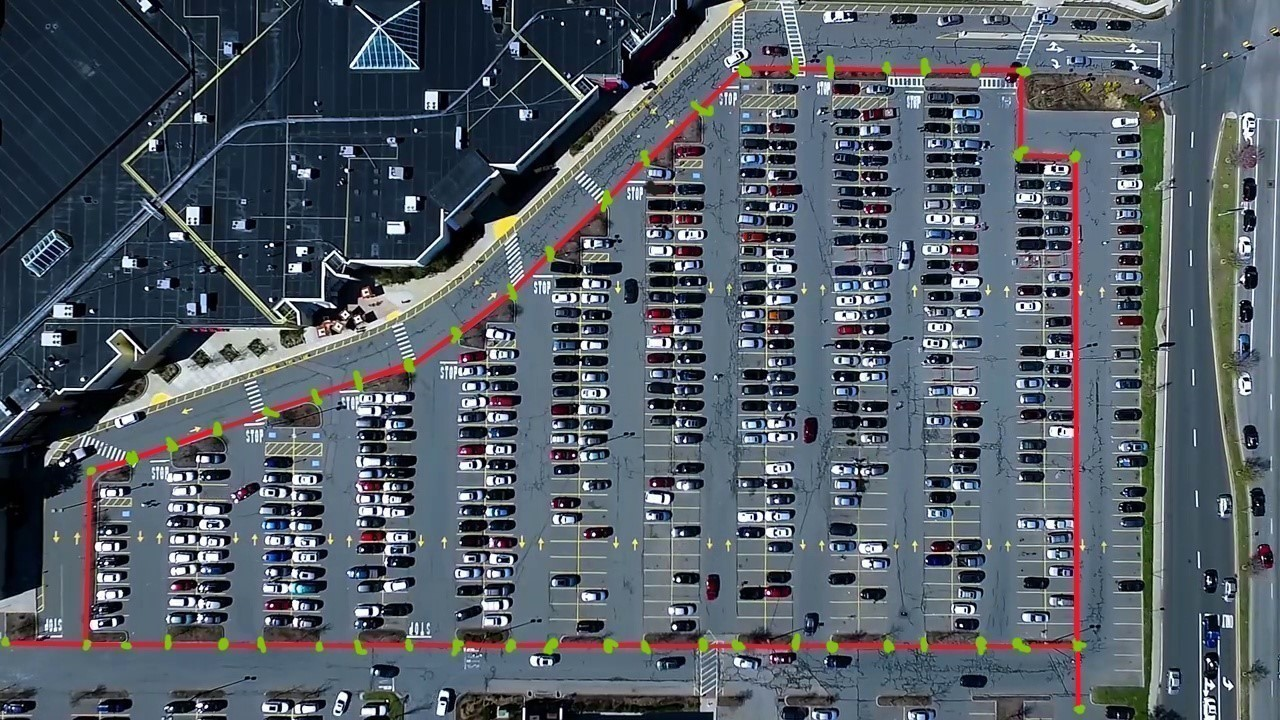
#> input picture django_app/ml_models/ParkingNavigation/saveImg/raw.jpg, 1280 x 720 px
$ python main.py   (older library calls are emulated)
#> lines starting #> are read from the running program, lines starting #| are printed output that depends on the picture; after the words box and inside, x2 and y2 are one past the last pixel; in counts of white or black regions, pixels touching at a corner belong together
### django_app/ml_models/ParkingNavigation/utils.py
import cv2, json, operator
import numpy as np
import matplotlib.pyplot as plt

def imshow(image, cmap=None, title=None):
    fig, ax = plt.subplots(1, 1)
    img = image.copy()

    if cmap == 'gray':
        ax.imshow(img, cmap=cmap)
    else:
        img = cv2.cvtColor(img,cv2.COLOR_BGR2RGB)
        ax.imshow(img)
    ax.axis('off')

    if title:
        ax.set_title(title)
    plt.show()

def support_chinese():
    plt.rcParams['font.sans-serif'] = ['SimHei']  # 指定默认字体
    plt.rcParams['axes.unicode_minus'] = False  # 解决保存图像是负号'-'显示为方块的问题

# 1）二值过滤，将图像mask 2）转灰度图
# [176 lines left out: functions binary_filter, edge_detection, hoff_lines, choose_pake, draw_line, line_grouping and 1 more, not called in this run]

### django_app/ml_models/ParkingNavigation/main.py
import cv2, json, operator
import numpy as np
import matplotlib.pyplot as plt
from utils import *
from models.Nodes import *
support_chinese()


"""
1. 得到所有道路转折点的坐标
2. 得到所有停车位标志点的坐标
3. 得到点与点之间的边
"""

def GetRoadPts():
    # 读取图像
    image = cv2.imread('./saveImg/raw.jpg')
#> image is the input picture: shape (720, 1280, 3); mean B, G, R 101.8, 92.1, 83.6

    # 将图像转换为HSV颜色空间
    hsv = cv2.cvtColor(image, cv2.COLOR_BGR2HSV)
#> hsv: shape (720, 1280, 3); mean H, S, V 102.1, 88.7, 106.7

    # 定义绿色的HSV范围
    lower_green = np.array([35, 100, 100])
    upper_green = np.array([85, 255, 255])

    # 根据阈值创建掩膜
    mask = cv2.inRange(hsv, lower_green, upper_green)
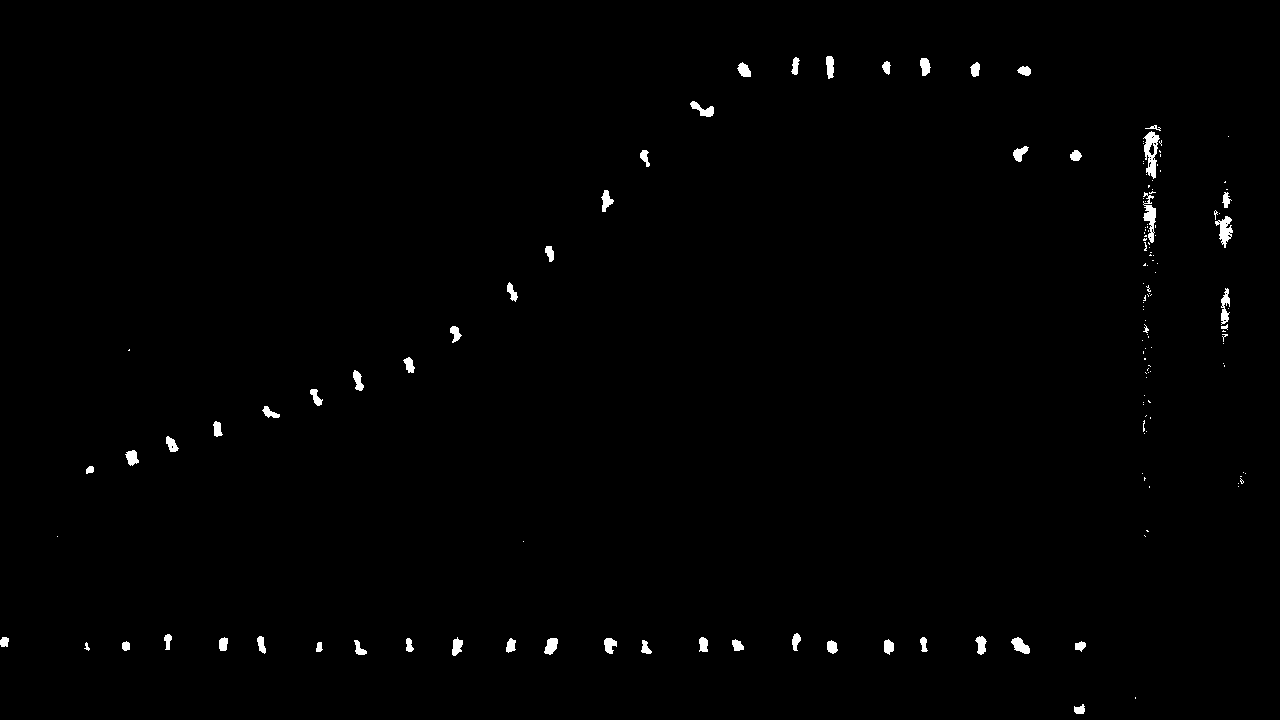
#> mask: shape (720, 1280); 0.74% white; 150 white regions (95 under 20 px), largest, box (x1, y1, x2, y2) and area: (1143, 131, 1160, 179) 414, (1143, 192, 1156, 243) 313, (1215, 216, 1233, 248) 283
    height, width = mask.shape
#> height = 720; width = 1280

    # 寻找连通块
    connectivity = 4  # 或8，具体根据你的需求来确定
    output = cv2.connectedComponentsWithStats(mask, connectivity, cv2.CV_32S)

    imshow(mask, title="匹配绿色点")

    # 获取连通块属性
    num_labels = output[0]
#> num_labels = 151
    labels = output[1]
#> labels: shape (720, 1280) int32; 151 distinct labels, from 0 to 150
    stats = output[2]
#> stats = 151 rows, first 6: [0, 0, 1280, 720, 914746], [791, 57, 9, 18, 99], [826, 56, 8, 23, 151], [920, 58, 11, 18, 144], [882, 61, 9, 14, 82], [737, 62, 14, 15, 139]
    centroids = output[3]
#> centroids = 151 pairs, first value 3.97 to 1245, second value 65.64 to 709.3

    # print(stats[:, -1])

    threshold = 5

    for label in range(1, output[0]):
        if stats[label, cv2.CC_STAT_AREA] < threshold:
            # 如果连通块的像素点数小于阈值，则将对应像素赋值为 0
            labels[labels == label] = 0
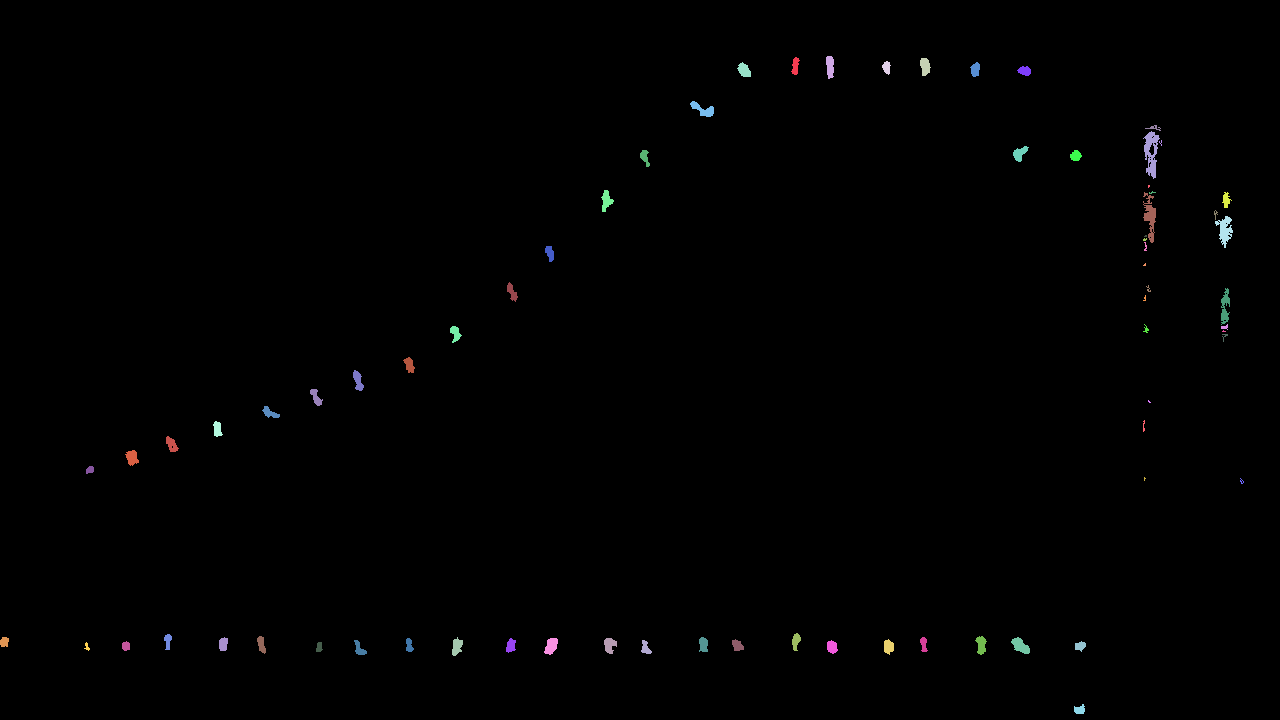
#> labels: shape (720, 1280) int32; 72 distinct labels, from 0 to 150; one colour per label, 0 black
    new_mask = np.where(labels > 0, 255, labels).astype(np.uint8)

    imshow(new_mask, title="去除噪声连通块")

    List = []
    th_right = 1100

    # 去除图片中右边的绿植
    for y in range(height):
        for x in range(width):
            if x > th_right:
                new_mask[y, x] = 0  # 将对应位置的像素标签设为 0，即赋值为黑色
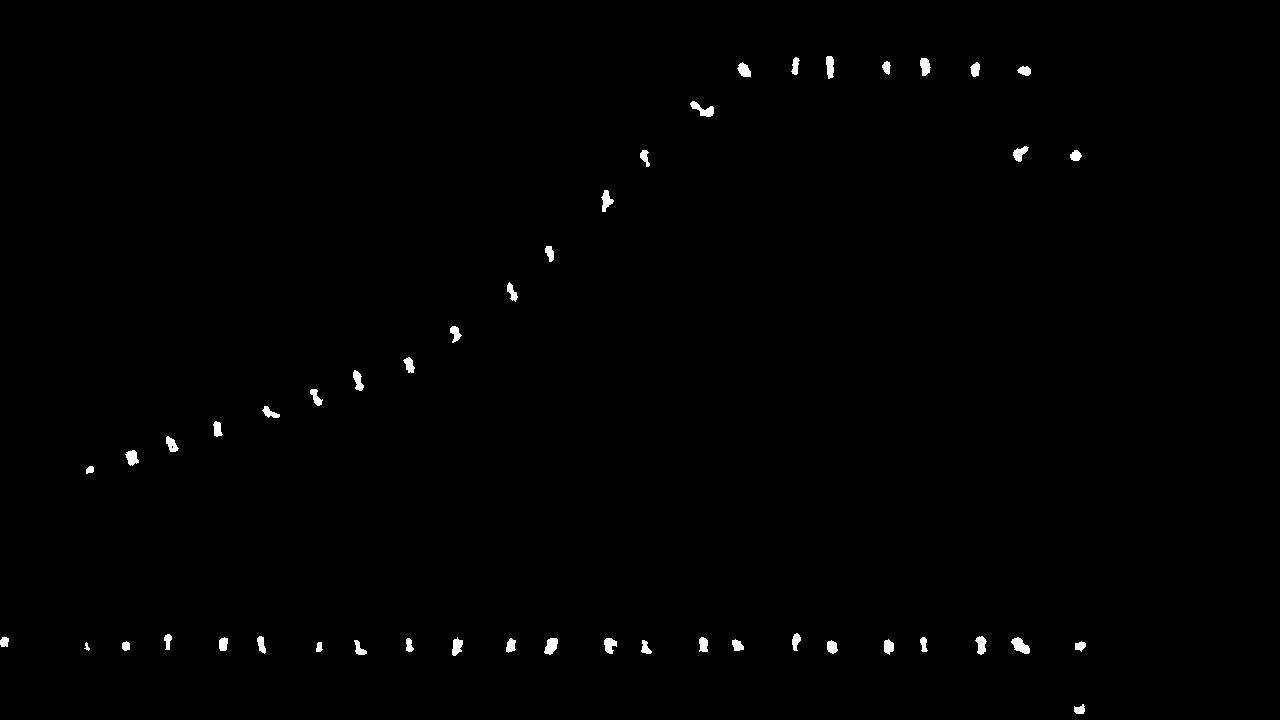
#> new_mask: shape (720, 1280); 0.56% white; 47 white regions, largest, box (x1, y1, x2, y2) and area: (1011, 637, 1030, 654) 190, (690, 101, 714, 117) 181, (544, 638, 558, 655) 166

    imshow(new_mask, title="去除绿植")

    # 重新获得上图的连通块
    new_output = cv2.connectedComponentsWithStats(new_mask, connectivity, cv2.CV_32S)
    print(len(new_output[3]))
#| 48

    # 写入json文件
#> (the run stopped early here; a loop or call above may not have finished)
